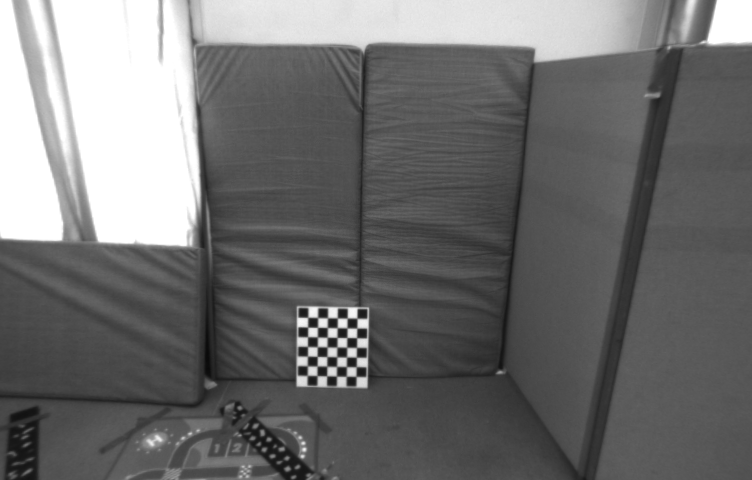
#> input picture labs/lab03/data/image1.png, 752 x 480 px
$ python SIFTmatching.py
#> lines starting #> are read from the running program, lines starting #| are printed output that depends on the picture
#####################################################################################
#
# MRGCV Unizar - Computer vision - Laboratory 2
#
# Title: SIFT matching
#
# Date: 28 September 2020
#
#####################################################################################
#
# Authors: Jesus Bermudez, Richard Elvira, Jose Lamarca, JMM Montiel
#
# Version: 1.0
#
#####################################################################################

import matplotlib.pyplot as plt
import numpy as np
import cv2
import random

def indexMatrixToMatchesList(matchesList):
    """
     -input:
         matchesList: nMatches x 3 --> [[indexDesc1,indexDesc2,descriptorDistance],...]]
     -output:
        dMatchesList: list of n DMatch object
     """
    dMatchesList = []
    for row in matchesList:
        dMatchesList.append(cv2.DMatch(_queryIdx=row[0], _trainIdx=row[1], _distance=row[2]))
    return dMatchesList

def matchesListToIndexMatrix(dMatchesList):
    """
     -input:
         dMatchesList: list of n DMatch object
     -output:
        matchesList: nMatches x 3 --> [[indexDesc1,indexDesc2,descriptorDistance],...]]
     """
    matchesList = []
    for k in range(len(dMatchesList)):
        matchesList.append([int(dMatchesList[k].queryIdx), int(dMatchesList[k].trainIdx), dMatchesList[k].distance])
    return matchesList


def matchWith2NNDR(desc1, desc2, distRatio, minDist):
    """
    Nearest Neighbours Matching algorithm checking the Distance Ratio.
    A match is accepted only if its distance is less than distRatio times
    the distance to the second match.
    -input:
        desc1: descriptors from image 1 nDesc x 128
        desc2: descriptors from image 2 nDesc x 128
        distRatio:
    -output:
       matches: nMatches x 3 --> [[indexDesc1,indexDesc2,descriptorDistance],...]]
    """
    matches = []
    nDesc1 = desc1.shape[0]
    for kDesc1 in range(nDesc1):
        dist = np.sqrt(np.sum((desc2 - desc1[kDesc1, :]) ** 2, axis=1))
        indexSort = np.argsort(dist)
        if (dist[indexSort[0]] < minDist):
            matches.append([kDesc1, indexSort[0], dist[indexSort[0]]])
    return matches

if __name__ == '__main__':
    np.set_printoptions(precision=4, linewidth=1024, suppress=True)

    # Images path
    timestamp1 = '1403715282262142976'
    timestamp2 = '1403715413262142976'

    path_image_1 = 'image1.png'
    path_image_2 = 'image2.png'

    # Read images
    image_pers_1 = cv2.imread(path_image_1)
#> image_pers_1 is the input picture: shape (480, 752, 3); min 10, max 255, mean 111.4
    image_pers_2 = cv2.imread(path_image_2)
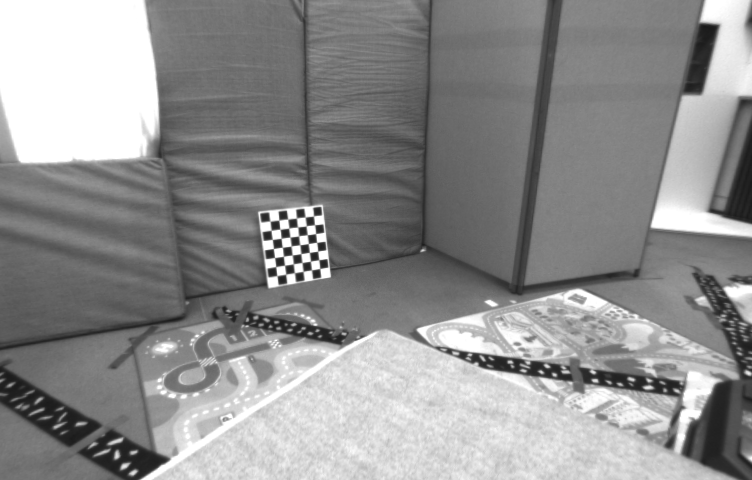
#> input picture labs/lab03/data/image2.png, 752 x 480 px
#> image_pers_2 is the input picture: shape (480, 752, 3); min 25, max 255, mean 143.5

    # Feature extraction
    sift = cv2.SIFT_create(nfeatures=0, nOctaveLayers = 5, contrastThreshold = 0.02, edgeThreshold = 20, sigma = 0.5)
    keypoints_sift_1, descriptors_1 = sift.detectAndCompute(image_pers_1, None)
#> keypoints_sift_1 = 2310 keypoints; strongest (x, y, size): (342, 314, 7.6), (352, 311, 13.6), (322, 333, 7.7), (333, 323, 7.8)
    keypoints_sift_2, descriptors_2 = sift.detectAndCompute(image_pers_2, None)
#> keypoints_sift_2 = 6520 keypoints; strongest (x, y, size): (305, 249, 7.4), (312, 239, 7.4), (314, 256, 7.5), (316, 274, 7.4)

    distRatio = 0.8
    minDist = 500
    matchesList = matchWith2NNDR(descriptors_1, descriptors_2, distRatio, minDist)
#> after the loop in matchWith2NNDR, `for kDesc1 in range(nDesc1):`: matches = 2310 items, first 6: [0, 4985, 113], [1, 5171, 61.24], [2, 2206, 319.9], [3, 79, 295.2], [4, 3738, 374.1], [5, 5171, 52.92]
#> matchesList has the same summary as matches in matchWith2NNDR
    dMatchesList = indexMatrixToMatchesList(matchesList)
#> the loop in indexMatrixToMatchesList, `for row in matchesList:` made 2310 passes
#> after the loop in indexMatrixToMatchesList, `for row in matchesList:`: dMatchesList = 2310 matches
#> dMatchesList = 2310 matches
    dMatchesList = sorted(dMatchesList, key=lambda x: x.distance)

    # Plot the first 10 matches
    imgMatched = cv2.drawMatches(image_pers_1, keypoints_sift_1, image_pers_2, keypoints_sift_2, dMatchesList[:100],
                                 None, flags=cv2.DrawMatchesFlags_NOT_DRAW_SINGLE_POINTS and cv2.DRAW_MATCHES_FLAGS_DRAW_RICH_KEYPOINTS)
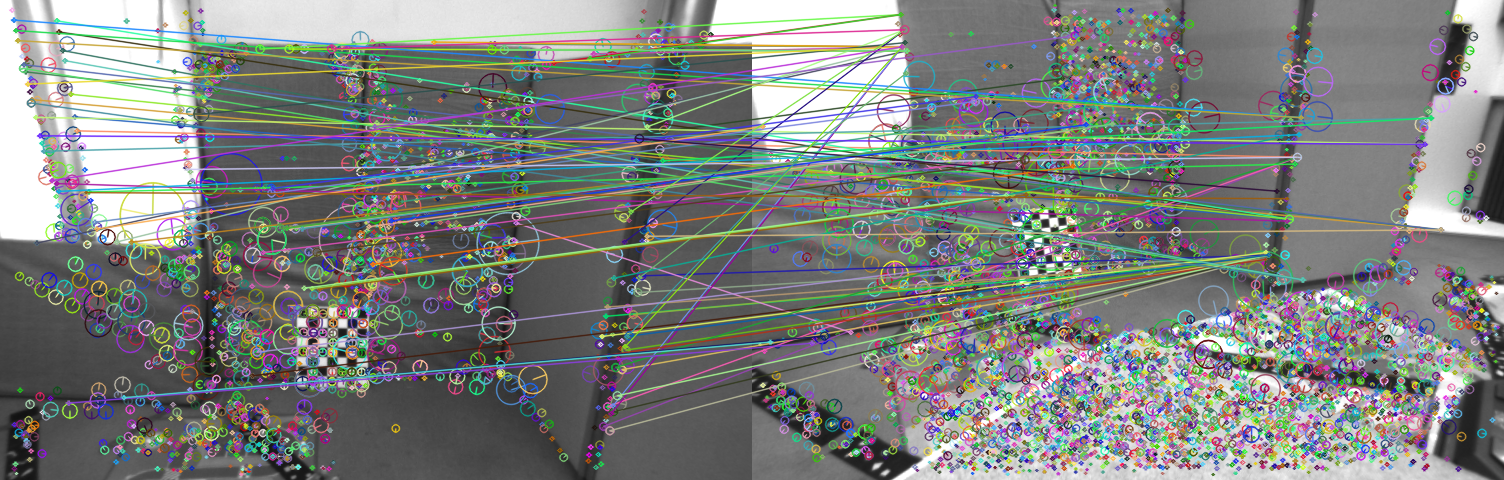
#> imgMatched: shape (480, 1504, 3); mean B, G, R 126.7, 128.9, 125.6
    plt.imshow(imgMatched, cmap='gray', vmin=0, vmax=255)
    plt.draw()
    plt.waitforbuttonpress()

    # Conversion from DMatches to Python list
    matchesList = matchesListToIndexMatrix(dMatchesList)
#> after the loop in matchesListToIndexMatrix, `for k in range(len(dMatchesList)):`: matchesList = 2310 items, first 6: [1347, 1955, 30.82], [45, 6280, 37.3], [139, 5131, 39.28], [96, 5024, 39.74], [132, 5024, 42.95], [24, 6280, 44.83]

    # Matched points in numpy from list of DMatches
    srcPts = np.float32([keypoints_sift_1[m.queryIdx].pt for m in dMatchesList]).reshape(len(dMatchesList), 2)
#> srcPts = 2310 pairs, first value 11.62 to 710.3, second value 9.69 to 473.6
    dstPts = np.float32([keypoints_sift_2[m.trainIdx].pt for m in dMatchesList]).reshape(len(dMatchesList), 2)
#> dstPts = 2310 pairs, first value 7.77 to 743.9, second value 5.12 to 469.6

    # Matched points in homogeneous coordinates
    x1 = np.vstack((srcPts.T, np.ones((1, srcPts.shape[0]))))
    x2 = np.vstack((dstPts.T, np.ones((1, dstPts.shape[0]))))
